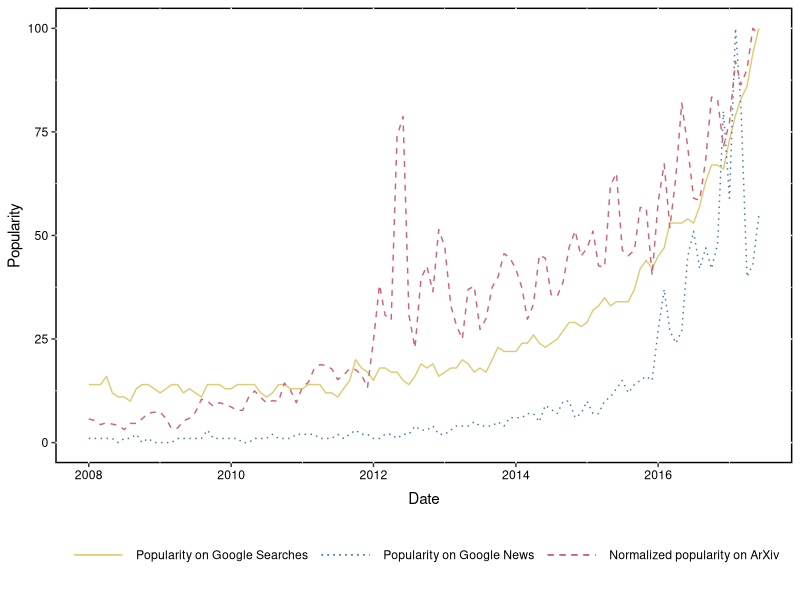

Write R code to recreate this figure.
#!/usr/bin/env Rscript
plot_graph <- function() {
  require(ggplot2)
  google_search_data = read.csv("google_data_search.csv")
  google_news_data = read.csv("google_data_news_ml.csv")

  publication_data = read.csv("papers.csv")
  publication_data <- cbind(publication_data, google_search_data['google_search_total'])
  publication_data <- cbind(publication_data, google_news_data['google_news_total'])

  # Set the labels
  publication_data$total_label <- factor(rep("Popularity on ArXiv", each = nrow(publication_data)))
  publication_data$precentage_label <- factor(rep("Normalized popularity on ArXiv", each = nrow(publication_data)))
  publication_data$google_search_label <- factor(rep('Popularity on Google Searches', each = nrow(publication_data)))
  publication_data$google_news_label <- factor(rep('Popularity on Google News', each = nrow(publication_data)))

  # Normalize the data
  publication_data$total <- publication_data$total / max(publication_data$total) * 100
  publication_data$percentage <- publication_data$percentage / max(publication_data$percentage) * 100
  publication_data$google_search_total <- publication_data$google_search_total / max(publication_data$google_search_total) * 100
  publication_data$google_news_total <- publication_data$google_news_total / max(publication_data$google_news_total) * 100

  # Convert the data
  publication_data$Date <- as.Date(publication_data$Date, "%d/%m/%Y")

  plot <- ggplot(publication_data, aes(x = Date)) +
    geom_line(aes(y = google_search_total, color = google_search_label, linetype = google_search_label), size = 0.5, show.legend = TRUE) +
    geom_line(aes(y = google_news_total, color = google_news_label, linetype = google_news_label), size = 0.5, show.legend = TRUE) +
    geom_line(aes(y = percentage, color = precentage_label, linetype = precentage_label), size = 0.5) +
    scale_linetype_manual(values = c("solid", "dotted", "dashed")) +
    scale_color_manual(values = c("#DDCC77", "#4477AA", "#CC6677")) +
    #scale_color_manual(values = c("black", "black", "black")) +
    theme(panel.background = element_rect(fill = 'transparent', colour = 'black', size=1)) +
    scale_fill_brewer(palette="Set1")+
    scale_y_continuous(name="Popularity")+
    theme(axis.text.y = element_text(colour = "black") ) +
    theme(axis.text.x = element_text(colour = "black") ) +
    theme(axis.title.x = element_text(vjust = -0.5)) +
    theme(legend.title = element_blank())+
    theme(legend.position="bottom")+
    theme(legend.background = element_rect(colour="transparent"))+
    theme(legend.key = element_rect(fill = "transparent", colour = "transparent")) +
    theme(legend.key.size= unit(3,"lines"))

  return(plot)
}
#######################
pdf(file = "ml-google-trends.pdf",
    width=10, height=4)
plots <- plot_graph()
plot(plots)
dev.off()

# Qualitative color schemes by Paul Tol
# https://www.r-bloggers.com/the-paul-tol-21-color-salute/
#tol1qualitative=c("#4477AA")
#tol2qualitative=c("#4477AA", "#CC6677")
#tol3qualitative=c("#4477AA", "#DDCC77", "#CC6677")
#tol4qualitative=c("#4477AA", "#117733", "#DDCC77", "#CC6677")
#tol5qualitative=c("#332288", "#88CCEE", "#117733", "#DDCC77", "#CC6677")
#tol6qualitative=c("#332288", "#88CCEE", "#117733", "#DDCC77", "#CC6677","#AA4499")
#tol7qualitative=c("#332288", "#88CCEE", "#44AA99", "#117733", "#DDCC77", "#CC6677","#AA4499")
#tol8qualitative=c("#332288", "#88CCEE", "#44AA99", "#117733", "#999933", "#DDCC77", "#CC6677","#AA4499")
#tol9qualitative=c("#332288", "#88CCEE", "#44AA99", "#117733", "#999933", "#DDCC77", "#CC6677", "#882255", "#AA4499")
#tol10qualitative=c("#332288", "#88CCEE", "#44AA99", "#117733", "#999933", "#DDCC77", "#661100", "#CC6677", "#882255", "#AA4499")
#tol11qualitative=c("#332288", "#6699CC", "#88CCEE", "#44AA99", "#117733", "#999933", "#DDCC77", "#661100", "#CC6677", "#882255", "#AA4499")
#tol12qualitative=c("#332288", "#6699CC", "#88CCEE", "#44AA99", "#117733", "#999933", "#DDCC77", "#661100", "#CC6677", "#AA4466", "#882255", "#AA4499")
 
#pal(tol7qualitative)
